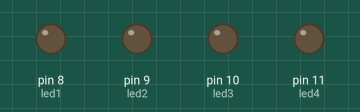
Recording of a sketch running on a simulated Arduino Uno, built with avr-gcc and run on an emulated ATmega328P. Parts: output pins drawn as LEDs (lit = HIGH).

Above: at 0.05 s.
At 4.55 s:
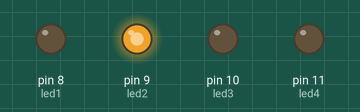
At 9.15 s:
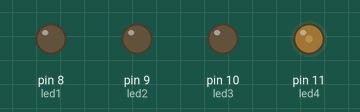
At 19.35 s:
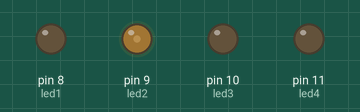
At 28.66 s:
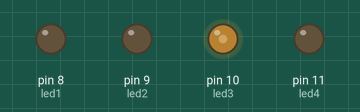
At 39.86 s:
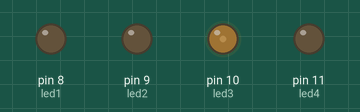
Timing chart, 0 to 40.0 s (numbered marks = the images above):
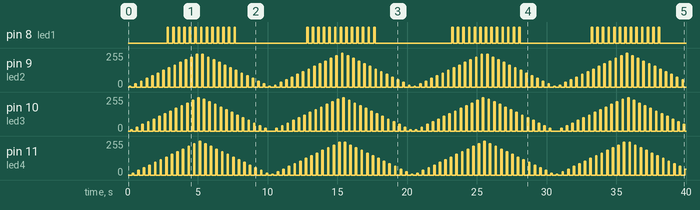

Measured:
- by itself, pin 8 (led1): repeats every 10.0 s: HIGH 0.10 s, LOW 5.1 s, 12 × (HIGH 0.10 s, LOW 0.30 s)
- by itself, pin 9 (led2): 0/255 → 5/255 at 0.10 s, → 0/255 0.10 s later, → 25/255 0.30 s later, → 0/255 0.10 s later, … (200 changes in this stretch)
- by itself, pin 10 (led3): 0/255 → 10/255 at 0.20 s, → 0/255 0.10 s later, → 30/255 0.30 s later, → 0/255 0.10 s later, … (196 changes in this stretch)
- by itself, pin 11 (led4): 0/255 → 15/255 at 0.30 s, → 0/255 0.10 s later, → 35/255 0.30 s later, → 0/255 0.10 s later, … (199 changes in this stretch)

The sketch:

Latihan5.ino
```cpp
int led1 = 8;
int led2 = 9;
int led3 = 10;
int led4 = 11;

int brightness = 0;
int fadeAmount = 5;
int ledDelay = 100;

void setup(/* arguments */) {
  pinMode(led1, OUTPUT);
  pinMode(led2, OUTPUT);
  pinMode(led3, OUTPUT);
  pinMode(led4, OUTPUT);
}

void loop(/* arguments */) {
  analogWrite(led1, brightness);
  brightness = brightness + fadeAmount;

  if (brightness <= 0 || brightness >= 255) {
    fadeAmount = -fadeAmount;
  }
  analogWrite(led2, LOW);
  analogWrite(led3, LOW);
  analogWrite(led4, LOW);
  delay(ledDelay);


  analogWrite(led1, LOW);
  analogWrite(led2, brightness);
  brightness = brightness + fadeAmount;

  if (brightness <= 0 || brightness >= 255) {
    fadeAmount = -fadeAmount;
  }
  analogWrite(led3, LOW);
  analogWrite(led4, LOW);
  delay(ledDelay);


  analogWrite(led1, LOW);
  analogWrite(led2, LOW);
  analogWrite(led3, brightness);
  brightness = brightness + fadeAmount;

  if (brightness <= 0 || brightness >= 255) {
    fadeAmount = -fadeAmount;
  }
  analogWrite(led4, LOW);
  delay(ledDelay);


  analogWrite(led1, LOW);
  analogWrite(led2, LOW);
  analogWrite(led3, LOW);
  analogWrite(led4, brightness);
  brightness = brightness + fadeAmount;

  if (brightness <= 0 || brightness >= 255) {
    fadeAmount = -fadeAmount;
  }
  delay(ledDelay);

}
```
